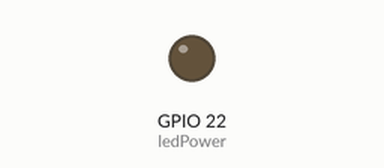
Simulated run of this program. Board: Raspberry Pi (BCM pin numbers). On the bench: output pins drawn as LEDs (lit = HIGH).

Above: at 2.4 s.
At 4.95 s:
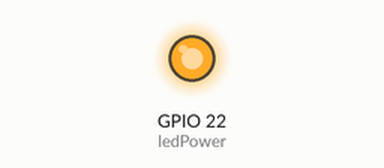
Timing chart, 0 to 6.5 s (numbered marks = the images above):
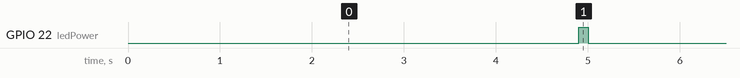

Measured:
- by itself, GPIO 22 (ledPower): alternates HIGH for 0.10 s and LOW for 4.9 s

The program:

shutdown.py
```python
##  External module imports
import RPi.GPIO as GPIO
import time
import os
import atexit
import sys

##  Pin Definitions:
ledPower = 22  ##  BCM/GPIO 22; Physical pin 15
btnPower = 12  ##  BCM/GPIO 12; Physical pin 32

##  Pin Setup:
GPIO.setmode(GPIO.BCM) ## Broadcom pin-numbering scheme enabled
GPIO.setup(ledPower, GPIO.OUT) ## Power Off LED pin set as output
GPIO.setup(btnPower, GPIO.IN, pull_up_down=GPIO.PUD_DOWN) ## Power Off button pin set as input w/ pull-up

##  Initial State for LEDs:
GPIO.output(ledPower, GPIO.HIGH)

## Variable setup:
panic = 0

##  Cleanup GPIO pins on exit
def cleanup():
  print('Ended abruptly')
  GPIO.cleanup()
atexit.register(cleanup)

##  Shut down Raspberry Pi after blinking LEDs
def killpi(channel):
    print('Shutting down Raspberry Pi now...')
    global panic
    panic = 1
    os.system("sudo shutdown -h now")
    time.sleep(1)

## Main program
GPIO.add_event_detect(btnPower, GPIO.FALLING, callback=killpi, bouncetime=200)

#while True:
while (panic == 0):
    GPIO.output (ledPower, GPIO.LOW)
    time.sleep (4.9)
    GPIO.output (ledPower, GPIO.HIGH)
    time.sleep (0.1)
##    print('Still on...')
else:
    while (panic == 1):
        GPIO.output (ledPower, GPIO.LOW)
        time.sleep (0.1)
        GPIO.output (ledPower, GPIO.HIGH)
        time.sleep (0.1)
##        print('die!')
    else:
        pass
```
